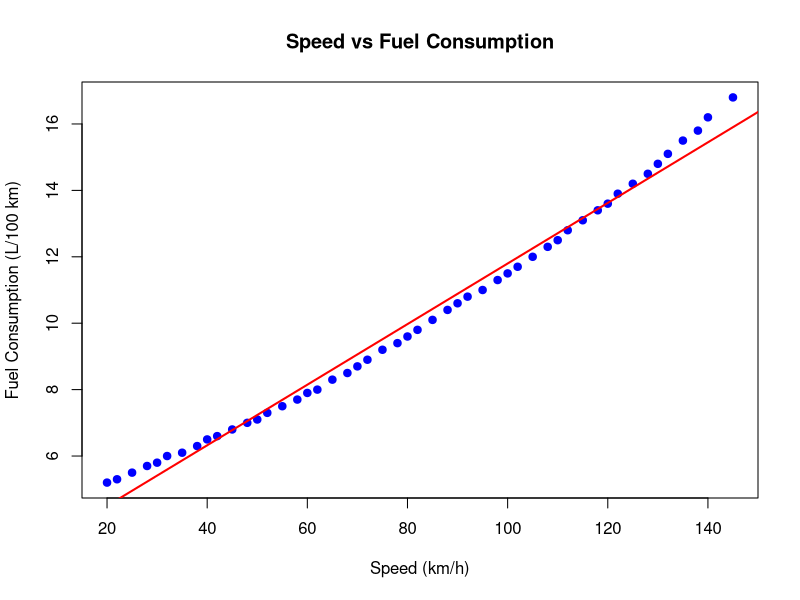

R code for this plot:
vehicle_data <- data.frame(
  speed = c(20,22,25,28,30,32,35,38,40,42,45,48,50,52,55,58,60,62,65,68,
            70,72,75,78,80,82,85,88,90,92,95,98,100,102,105,108,110,112,
            115,118,120,122,125,128,130,132,135,138,140,145),
  
  fuel_consumption = c(5.2,5.3,5.5,5.7,5.8,6.0,6.1,6.3,6.5,6.6,6.8,7.0,
                       7.1,7.3,7.5,7.7,7.9,8.0,8.3,8.5,8.7,8.9,9.2,9.4,
                       9.6,9.8,10.1,10.4,10.6,10.8,11.0,11.3,11.5,11.7,
                       12.0,12.3,12.5,12.8,13.1,13.4,13.6,13.9,14.2,
                       14.5,14.8,15.1,15.5,15.8,16.2,16.8)
)

vehicle_data

model <- lm(fuel_consumption ~ speed, data = vehicle_data)

summary(model)

plot(vehicle_data$speed,
     vehicle_data$fuel_consumption,
     main = "Speed vs Fuel Consumption",
     xlab = "Speed (km/h)",
     ylab = "Fuel Consumption (L/100 km)",
     pch = 19,
     col = "blue")

abline(model, col = "red", lwd = 2)

predict(model, newdata = data.frame(speed = 95))
